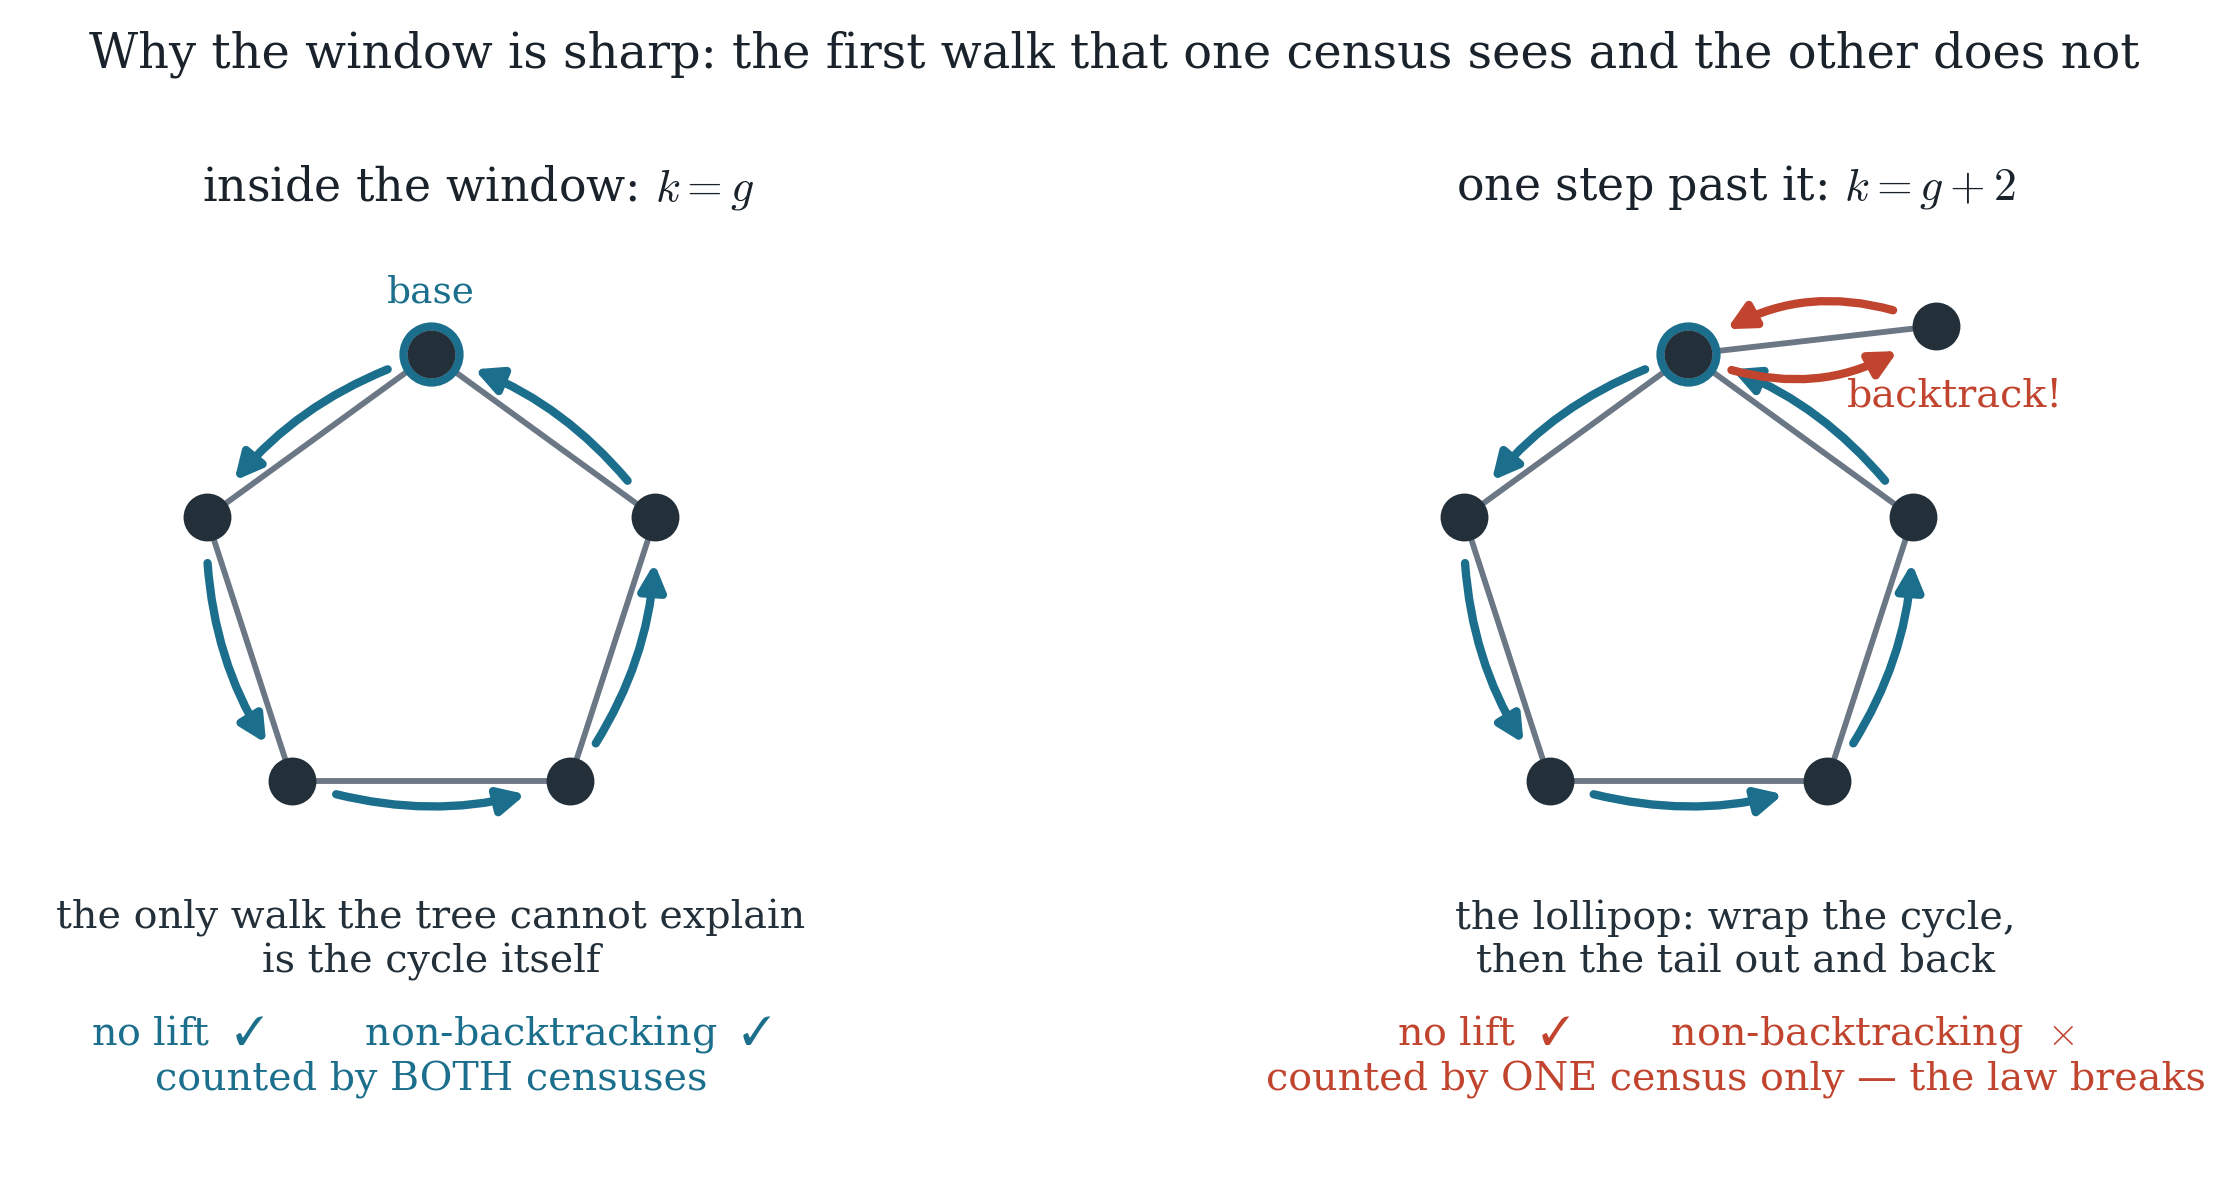

Generate this figure with Python:
"""Part VI figure 2: why the window is sharp — the walk that breaks it.

Left panel: inside the window (k = g) the only closed walks the tree cannot explain are the
pure cycle traversals, and they are exactly the non-backtracking ones: both censuses count
the same object.
Right panel: at k = g + 2 the first 'lollipop' appears — wrap the pentagon, then take the
tail out and back. It wraps a cycle, so it does NOT lift to the path tree (the left census
counts it); but the tail tip is an immediate backtrack, so it is NOT non-backtracking (the
right census rejects it). The two censuses part company, on every graph.
"""
from fig_style import COL, setup, save
import matplotlib.pyplot as plt
import numpy as np
from matplotlib.patches import FancyArrowPatch

setup()
fig, axes = plt.subplots(1, 2, figsize=(8.6, 4.0))

def pentagon(ax, cx=0.0, cy=0.0, r=1.0):
    ang = np.pi / 2 + np.arange(5) * 2 * np.pi / 5
    pts = np.c_[cx + r * np.cos(ang), cy + r * np.sin(ang)]
    return pts

def draw_graph(ax, pts, extra=None):
    n = len(pts)
    for i in range(n):
        j = (i + 1) % n
        ax.plot([pts[i, 0], pts[j, 0]], [pts[i, 1], pts[j, 1]],
                color=COL["grey"], lw=1.4, zorder=1)
    if extra is not None:
        ax.plot([pts[0, 0], extra[0]], [pts[0, 1], extra[1]],
                color=COL["grey"], lw=1.4, zorder=1)
        ax.scatter([extra[0]], [extra[1]], s=110, color=COL["node"], zorder=3)
    ax.scatter(pts[:, 0], pts[:, 1], s=110, color=COL["node"], zorder=3)

def walk_arrow(ax, p, q, color, shrink=11, rad=0.18, lw=2.0):
    ax.add_patch(FancyArrowPatch(p, q, connectionstyle=f"arc3,rad={rad}",
                                 arrowstyle="-|>", mutation_scale=13,
                                 shrinkA=shrink, shrinkB=shrink, color=color,
                                 lw=lw, zorder=4))

# ---- left panel: the window walk = the cycle traversal ----------------------
ax = axes[0]
pts = pentagon(ax)
draw_graph(ax, pts)
for i in range(5):
    walk_arrow(ax, pts[i], pts[(i + 1) % 5], COL["pos"])
ax.scatter([pts[0, 0]], [pts[0, 1]], s=180, facecolor="white",
           edgecolor=COL["pos"], lw=2.0, zorder=2)
ax.text(pts[0, 0], pts[0, 1] + 0.22, "base", ha="center", fontsize=9,
        color=COL["pos"])
ax.set_title("inside the window: $k = g$", fontsize=11)
ax.text(0, -1.62,
        "the only walk the tree cannot explain\nis the cycle itself",
        ha="center", fontsize=9.5, color=COL["node"])
ax.text(0, -2.12,
        "no lift  $\\checkmark$        non-backtracking  $\\checkmark$\n"
        "counted by BOTH censuses",
        ha="center", fontsize=9.5, color=COL["pos"])

# ---- right panel: the lollipop at k = g + 2 ---------------------------------
ax = axes[1]
pts = pentagon(ax)
tip = np.array([pts[0, 0] + 1.05, pts[0, 1] + 0.12])
draw_graph(ax, pts, extra=tip)
for i in range(5):
    walk_arrow(ax, pts[i], pts[(i + 1) % 5], COL["pos"])
# the tail: out and immediately back (the backtrack)
walk_arrow(ax, pts[0], tip, COL["neg"], rad=0.30)
walk_arrow(ax, tip, pts[0], COL["neg"], rad=0.30)
ax.text(tip[0] + 0.08, tip[1] - 0.34, "backtrack!", fontsize=9.5,
        color=COL["neg"], ha="center")
ax.scatter([pts[0, 0]], [pts[0, 1]], s=180, facecolor="white",
           edgecolor=COL["pos"], lw=2.0, zorder=2)
ax.set_title("one step past it: $k = g+2$", fontsize=11)
ax.text(0.2, -1.62,
        "the lollipop: wrap the cycle,\nthen the tail out and back",
        ha="center", fontsize=9.5, color=COL["node"])
ax.text(0.2, -2.12,
        "no lift  $\\checkmark$        non-backtracking  $\\times$\n"
        "counted by ONE census only — the law breaks",
        ha="center", fontsize=9.5, color=COL["neg"])

for ax in axes:
    ax.set_xlim(-1.7, 2.1)
    ax.set_ylim(-2.45, 1.55)
    ax.set_aspect("equal")
    ax.axis("off")

fig.suptitle("Why the window is sharp: the first walk that one census sees and the other does not",
             fontsize=11.5, y=0.99)
fig.tight_layout()
save(fig, "gw_fig2_families")
